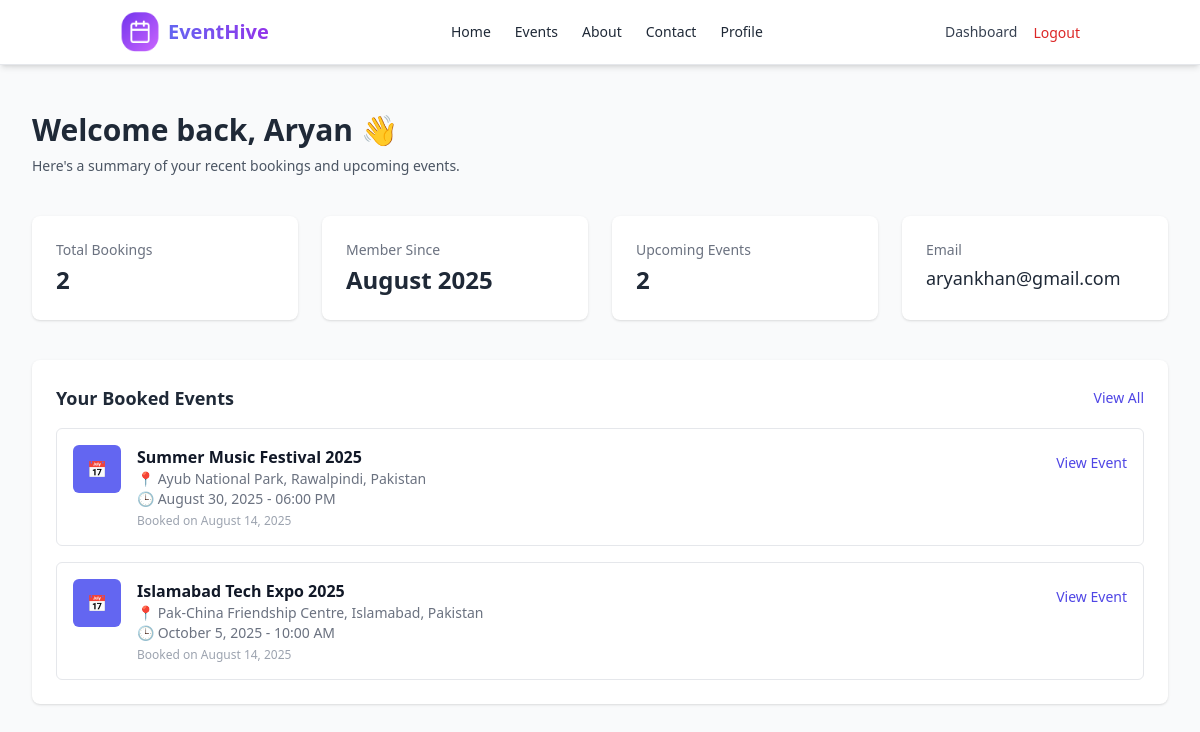
The app's page /dashboard/ (signed in) with its own data.
### events/models.py (models this page shows, shortened)
class Booking(models.Model):
    user = models.ForeignKey(User, on_delete=models.CASCADE)
    event = models.ForeignKey(Event, on_delete=models.CASCADE)
    booked_at = models.DateTimeField(auto_now_add=True)

class Event(models.Model):
    CATEGORY_CHOICES = [
        ('Technology', 'Technology'),
        ('Music', 'Music'),
        ('Business', 'Business'),
        ('Food', 'Food'),
    ]
    title = models.CharField(max_length=200)
    image_url = models.URLField()
    date = models.DateTimeField()
    location = models.CharField(max_length=200)
    description = models.TextField()
    seats_available = models.PositiveIntegerField()
    price = models.DecimalField(max_digits=8, decimal_places=2)
    category = models.CharField(max_length=50, choices=CATEGORY_CHOICES, default='Technology')  # ✅ NEW FIELD

### events/views.py (the view)
# urls.py: path('dashboard/', views.dashboard, name='dashboard'),
@login_required
def dashboard(request):
    user = request.user
    bookings = Booking.objects.filter(user=user).select_related('event').order_by('-booked_at')[:5]
    return render(request, 'dashboard.html', {
        'user': user,
        'bookings': bookings,
    })

### templates/dashboard.html
{% extends "base.html" %}
{% load static %}
{% block content %}
<div class="min-h-screen bg-gray-50 py-12 px-4 sm:px-6 lg:px-8">
  <div class="max-w-7xl mx-auto space-y-10">
    <div>
      <h1 class="text-3xl font-bold text-gray-800 mb-2">
        Welcome back, {{ user.first_name|default:user.username }} 👋
      </h1>
      <p class="text-gray-600 text-sm">
        Here's a summary of your recent bookings and upcoming events.
      </p>
    </div>
    <div class="grid grid-cols-1 sm:grid-cols-2 lg:grid-cols-4 gap-6">
      <div class="p-6 bg-white rounded-lg shadow hover:shadow-md transition">
        <div class="text-sm text-gray-500 mb-1">Total Bookings</div>
        <div class="text-2xl font-bold text-gray-800">{{ bookings|length }}</div>
      </div>
      <div class="p-6 bg-white rounded-lg shadow hover:shadow-md transition">
        <div class="text-sm text-gray-500 mb-1">Member Since</div>
        <div class="text-2xl font-bold text-gray-800">{{ user.date_joined|date:"F Y" }}</div>
      </div>
      <div class="p-6 bg-white rounded-lg shadow hover:shadow-md transition">
        <div class="text-sm text-gray-500 mb-1">Upcoming Events</div>
        <div class="text-2xl font-bold text-gray-800">
          {{ bookings|length }}
        </div>
      </div>
      <div class="p-6 bg-white rounded-lg shadow hover:shadow-md transition">
        <div class="text-sm text-gray-500 mb-1">Email</div>
        <div class="text-lg font-medium text-gray-800 truncate">{{ user.email }}</div>
      </div>
    </div>
    <div class="bg-white p-6 rounded-lg shadow">
      <div class="flex justify-between items-center mb-4">
        <h2 class="text-lg font-semibold text-gray-800">Your Booked Events</h2>
        <a href="{% url 'events_list' %}" class="text-sm text-indigo-600 hover:underline">View All</a>
      </div>
      {% if bookings %}
      <div class="space-y-4">
        {% for booking in bookings %}
        <div class="flex items-start justify-between p-4 border rounded-md hover:shadow-sm">
          <div class="flex space-x-4">
            <div class="w-12 h-12 bg-indigo-500 rounded-md flex items-center justify-center text-white">
              📅
            </div>
            <div>
              <h3 class="font-semibold text-gray-900">{{ booking.event.title }}</h3>
              <p class="text-sm text-gray-500">
                📍 {{ booking.event.location }} <br>
                🕒 {{ booking.event.date|date:"F j, Y - h:i A" }}
              </p>
              <p class="text-xs text-gray-400 mt-1">Booked on {{ booking.booked_at|date:"F j, Y" }}</p>
            </div>
          </div>
          <a href="{% url 'event_detail' booking.event.id %}" class="text-indigo-600 text-sm hover:underline mt-2">View Event</a>
        </div>
        {% endfor %}
      </div>
      {% else %}
        <p class="text-sm text-gray-500">You haven’t booked any events yet. <a href="{% url 'events_list' %}" class="text-indigo-600">Browse events</a></p>
      {% endif %}
    </div>
  </div>
</div>
{% endblock %}

### templates/base.html (shortened to what this page needs)
{% load static %}
<!DOCTYPE html><html lang="en">
<head>
  <script src="https://cdn.tailwindcss.com"></script>
</head>
<body class="bg-white text-gray-800">
<header class="fixed top-0 left-0 right-0 z-50 bg-white/70 backdrop-blur-md border-b border-gray-200 shadow-md">
  <div class="container mx-auto px-4 sm:px-6 lg:px-8">
    <div class="flex items-center justify-between h-16">
      <a href="{% url 'home' %}" class="flex items-center space-x-2 group">
        <div>
          <img src="{% static 'img/logo.png' %}" alt="Logo" class="w-10 h-10" />
        </div>
        <span class="text-xl font-extrabold bg-gradient-to-r from-indigo-500 to-purple-600 bg-clip-text text-transparent">EventHive</span>
      </a>
      <nav class="hidden md:flex space-x-6">
        <a href="{% url 'home' %}" class="text-sm font-medium relative hover:text-indigo-600 transition-all duration-200 ">Home</a>
        <a href="{% url 'events_list' %}" class="text-sm font-medium relative hover:text-indigo-600 transition-all duration-200 ">Events</a>
        <a href="{% url 'about' %}" class="text-sm font-medium relative hover:text-indigo-600 transition-all duration-200 ">About</a>
        <a href="{% url 'contact' %}" class="text-sm font-medium relative hover:text-indigo-600 transition-all duration-200 ">Contact</a>
        {% if user.is_authenticated %}
        <a href="{% url 'profile' %}" class="text-sm font-medium relative hover:text-indigo-600 transition-all duration-200 ">Profile</a>
      {% endif %}
      </nav>
      <div class="hidden md:flex items-center space-x-4">
        {% if user.is_authenticated %}
          <a href="{% url 'dashboard' %}" class="text-sm font-medium text-gray-700 hover:text-indigo-600 transition">Dashboard</a>
          <form action="{% url 'logout' %}" method="post">
            <button type="submit" class="text-sm text-red-600 hover:text-red-700 font-medium transition">Logout</button>
          </form>
        {% else %}
          <a href="{% url 'login' %}" class="text-sm font-medium text-gray-700 hover:text-indigo-600 transition">Login</a>
          <a href="{% url 'signup' %}" class="bg-gradient-to-r from-indigo-500 to-purple-600 text-white text-sm font-semibold px-4 py-2 rounded-md shadow hover:opacity-90 transition">Get Started</a>
        {% endif %}
      </div>
    </div>
  </div>
</header>
<div class="h-16"></div>
<main>
  {% block content %}{% endblock %}
</main>
</body>
</html>

### records on screen
Booking: event "Summer Music Festival 2025", event.location "Ayub National Park, Rawalpindi, Pakistan", event "August 30, 2025 - 06:00 PM", booked_at "August 14, 2025"
Booking: event "Islamabad Tech Expo 2025", event.location "Pak-China Friendship Centre, Islamabad, Pakistan", event "October 5, 2025 - 10:00 AM", booked_at "August 14, 2025"

### other values on screen
{{ user.first_name|default:user.username }} "Aryan"
{{ bookings|length }} "2"
{{ user.date_joined|date:"F Y" }} "August 2025"
{{ user.email }} "aryankhan@gmail.com"
